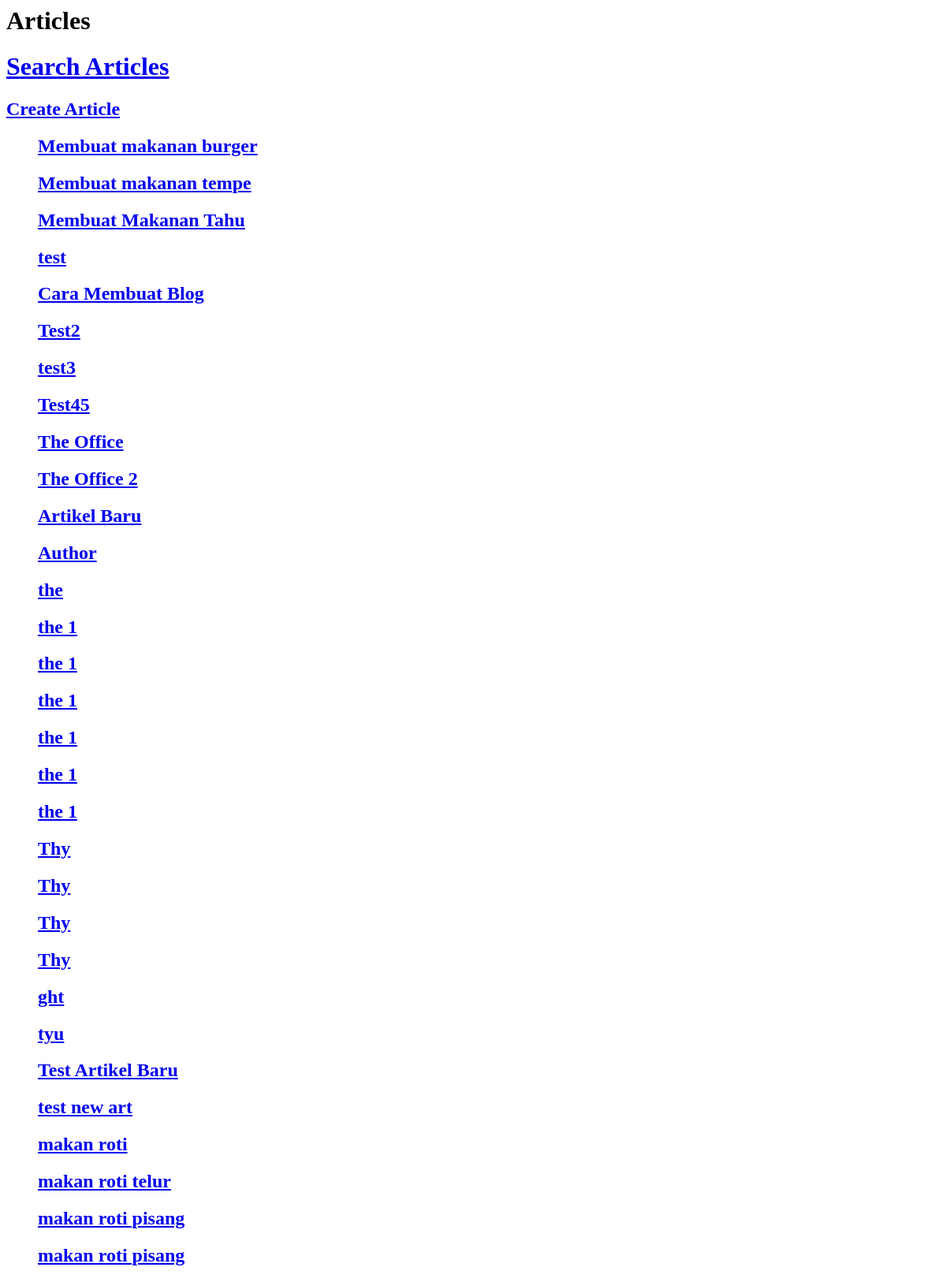
Before: / with the older database file.
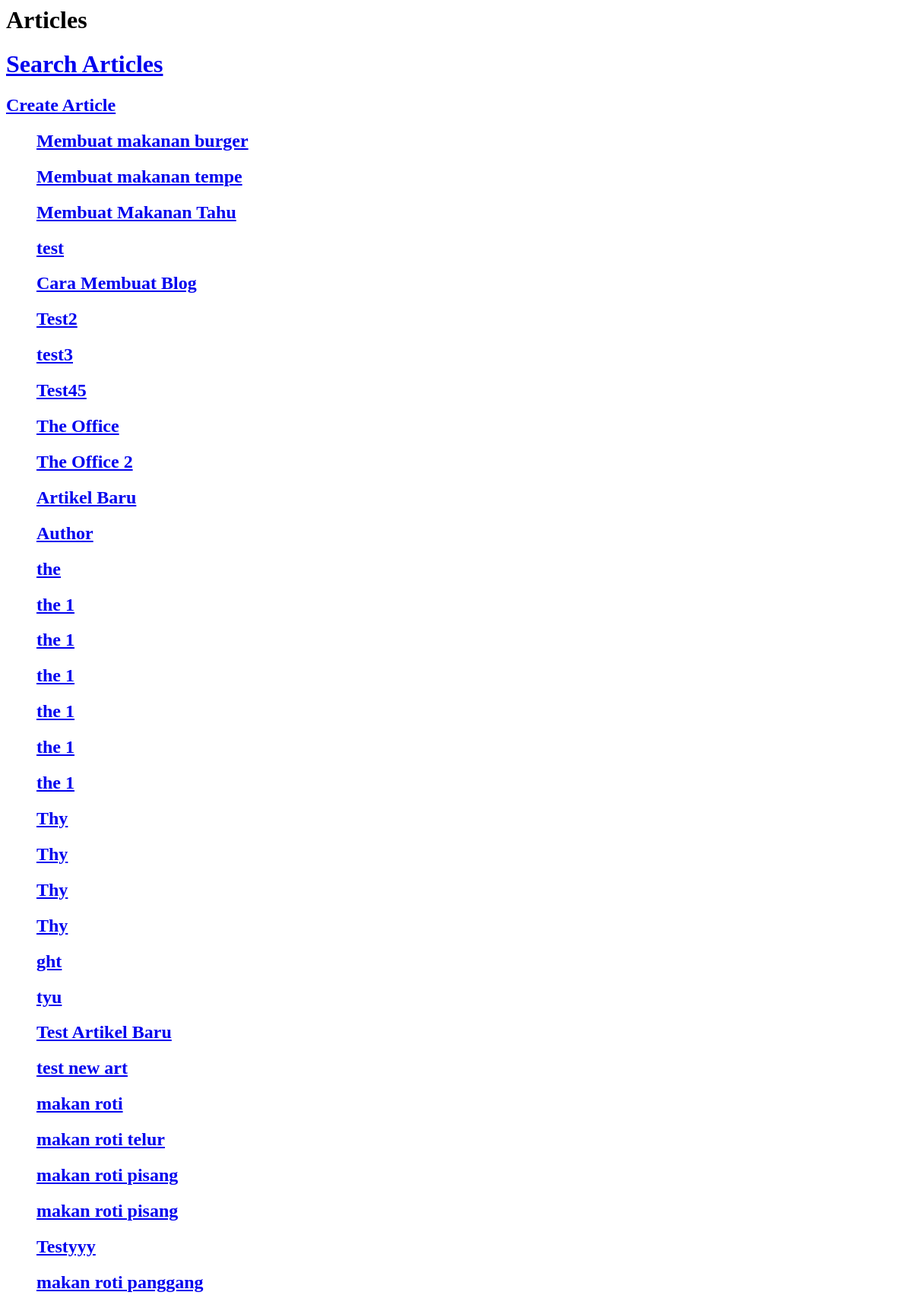
After: the same page with the newer database file.
### articles/models.py (models this page shows, shortened)
class Article(models.Model):
    title = models.CharField(max_length=120)
    slug = models.SlugField(unique=True, blank=True, null=True)
    content = models.TextField()
    timestamp = models.DateTimeField(auto_now_add=True)
    updated = models.DateTimeField(auto_now=True)
    publish = models.DateField(auto_now_add=False, auto_now=False, null=True, blank=True)

### djangomid/views.py (the view)
# urls.py: path('', views.index, name="index"),
def index(request):
    article_obj = Article.objects.get(id=1)
    article_all = Article.objects.all()
    context = {
        "arr_app" : article_all,
        "id" : article_obj.id,
        "title" : article_obj.title,
        "content" : article_obj.content,
    }
    html = render_to_string("djangomid/index.html", context=context)
    return HttpResponse(html)

### djangomid/templates/djangomid/index.html (shortened to what this page needs)
{% extends "djangomid/base.html" %}
{% block content %}
    <h1>Articles</h1>
    <h1><a href="/articles/">Search Articles</a></h1>
    <h2><a href="{% url 'createArticle' %}">Create Article</a></h2>
    <ul style="list-style: none;">
        {% for data in arr_app %}
        <li>
            <h2><a href="{% url 'showId' slug=data.slug %}">{{ data.title }}</a></h2>
        </li>
        {% endfor %}
    </ul>
{% endblock content %}

Changed rows visible on the page:
added Article: title "Testyyy"
added Article: title "makan roti panggang"
